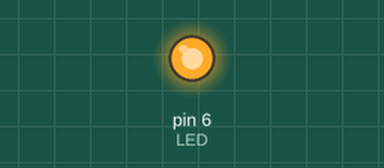
The sketch below on a simulated Arduino Uno, built with avr-gcc and run on an emulated ATmega328P. On the bench: output pins drawn as LEDs (lit = HIGH).

Above: at 0.6 s.
At 4.5 s:
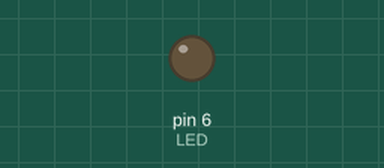
Timing chart, 0 to 5.5 s (numbered marks = the images above):
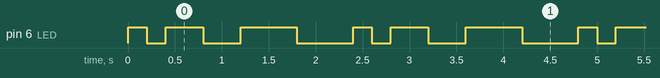

The sketch:

ex06_extend_01_d.ino
```cpp
// 배열의 선언 및 초기화를 따로 처리

#define LED 6
int delayTime[3];  // 배열 선언

void setup() {
  pinMode(LED, OUTPUT);
  delayTime[0] = 200; // 배열 초기화
  delayTime[1] = 400;
  delayTime[2] = 600;
}

void loop() {
  for (int i = 0; i < 3; i++) {
    digitalWrite(LED, 1);
    delay(delayTime[i]);
    digitalWrite(LED, 0);
    delay(delayTime[i]);
  }
}
```

Measured:
- by itself, pin 6 (LED): repeats every 2.4 s: LOW 0.20 s, HIGH 0.40 s, LOW 0.40 s, HIGH 0.60 s, LOW 0.60 s, HIGH 0.20 s
- by itself, everything shown: repeats every 2.4 s, in 6 steps
